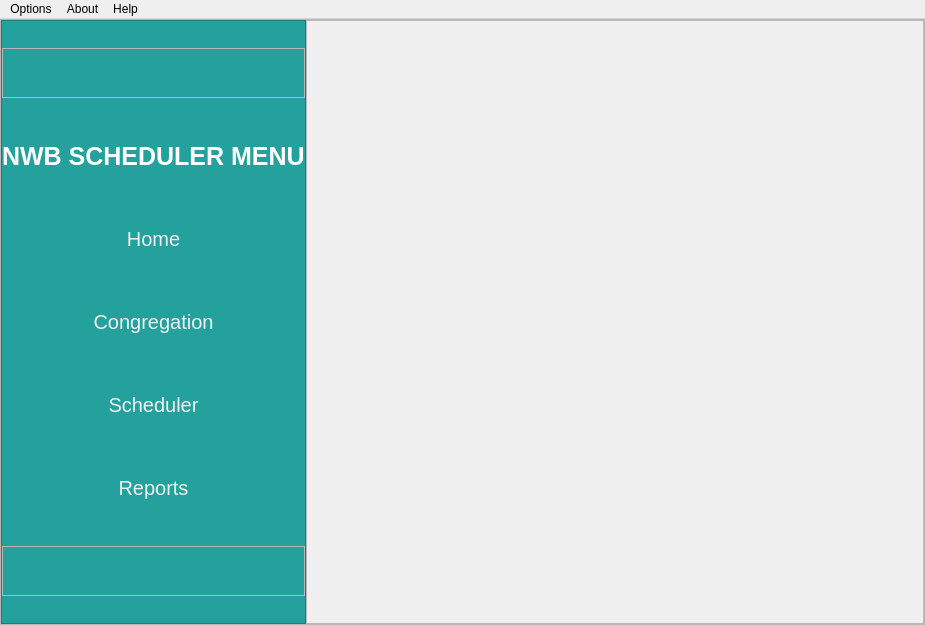
<?xml version="1.0" encoding="UTF-8"?>
<ui version="4.0">
 <class>MainWindow</class>
 <widget class="QMainWindow" name="MainWindow">
  <property name="geometry">
   <rect>
    <x>0</x>
    <y>0</y>
    <width>925</width>
    <height>625</height>
   </rect>
  </property>
  <property name="windowTitle">
   <string>MainWindow</string>
  </property>
  <widget class="QWidget" name="centralwidget">
   <layout class="QVBoxLayout" name="verticalLayout">
    <property name="leftMargin">
     <number>0</number>
    </property>
    <property name="topMargin">
     <number>0</number>
    </property>
    <property name="rightMargin">
     <number>0</number>
    </property>
    <property name="bottomMargin">
     <number>0</number>
    </property>
    <item>
     <widget class="QFrame" name="frame">
      <property name="frameShape">
       <enum>QFrame::StyledPanel</enum>
      </property>
      <property name="frameShadow">
       <enum>QFrame::Raised</enum>
      </property>
      <layout class="QHBoxLayout" name="horizontalLayout">
       <property name="spacing">
        <number>0</number>
       </property>
       <property name="leftMargin">
        <number>0</number>
       </property>
       <property name="topMargin">
        <number>0</number>
       </property>
       <property name="rightMargin">
        <number>0</number>
       </property>
       <property name="bottomMargin">
        <number>0</number>
       </property>
       <item>
        <widget class="QFrame" name="navbar_frame">
         <property name="minimumSize">
          <size>
           <width>100</width>
           <height>0</height>
          </size>
         </property>
         <property name="maximumSize">
          <size>
           <width>350</width>
           <height>16777215</height>
          </size>
         </property>
         <property name="styleSheet">
          <string notr="true">#navbar_frame {
background-color: #24A19C;
}

QPushButton {
border: none;
font-size: 20px;
color: #F0F0F0;
}

QPushButton:hover {
background-color: rgba(228, 228, 228, 0.28);
}</string>
         </property>
         <property name="frameShape">
          <enum>QFrame::StyledPanel</enum>
         </property>
         <property name="frameShadow">
          <enum>QFrame::Raised</enum>
         </property>
         <layout class="QVBoxLayout" name="verticalLayout_2">
          <property name="spacing">
           <number>6</number>
          </property>
          <property name="leftMargin">
           <number>0</number>
          </property>
          <property name="topMargin">
           <number>0</number>
          </property>
          <property name="rightMargin">
           <number>0</number>
          </property>
          <property name="bottomMargin">
           <number>0</number>
          </property>
          <item>
           <widget class="QFrame" name="frame_3">
            <property name="maximumSize">
             <size>
              <width>16777215</width>
              <height>50</height>
             </size>
            </property>
            <property name="frameShape">
             <enum>QFrame::StyledPanel</enum>
            </property>
            <property name="frameShadow">
             <enum>QFrame::Raised</enum>
            </property>
           </widget>
          </item>
          <item alignment="Qt::AlignHCenter">
           <widget class="QLabel" name="label">
            <property name="maximumSize">
             <size>
              <width>16777215</width>
              <height>50</height>
             </size>
            </property>
            <property name="styleSheet">
             <string notr="true">font-size: 25px;
color: rgb(255, 255, 255);
font-weight: bold;</string>
            </property>
            <property name="text">
             <string>NWB SCHEDULER MENU</string>
            </property>
           </widget>
          </item>
          <item>
           <widget class="QPushButton" name="home_button">
            <property name="minimumSize">
             <size>
              <width>0</width>
              <height>50</height>
             </size>
            </property>
            <property name="text">
             <string>Home</string>
            </property>
           </widget>
          </item>
          <item>
           <widget class="QPushButton" name="congregation_button">
            <property name="minimumSize">
             <size>
              <width>0</width>
              <height>50</height>
             </size>
            </property>
            <property name="text">
             <string>Congregation</string>
            </property>
           </widget>
          </item>
          <item>
           <widget class="QPushButton" name="scheduler_button">
            <property name="minimumSize">
             <size>
              <width>0</width>
              <height>50</height>
             </size>
            </property>
            <property name="text">
             <string>Scheduler</string>
            </property>
           </widget>
          </item>
          <item>
           <widget class="QPushButton" name="reports_button">
            <property name="minimumSize">
             <size>
              <width>0</width>
              <height>50</height>
             </size>
            </property>
            <property name="text">
             <string>Reports</string>
            </property>
           </widget>
          </item>
          <item>
           <widget class="QFrame" name="frame_2">
            <property name="maximumSize">
             <size>
              <width>16777215</width>
              <height>50</height>
             </size>
            </property>
            <property name="frameShape">
             <enum>QFrame::StyledPanel</enum>
            </property>
            <property name="frameShadow">
             <enum>QFrame::Raised</enum>
            </property>
           </widget>
          </item>
         </layout>
        </widget>
       </item>
       <item>
        <widget class="QFrame" name="main_frame">
         <property name="styleSheet">
          <string notr="true">background-color: #F0F0F0;</string>
         </property>
         <property name="frameShape">
          <enum>QFrame::StyledPanel</enum>
         </property>
         <property name="frameShadow">
          <enum>QFrame::Raised</enum>
         </property>
         <layout class="QVBoxLayout" name="verticalLayout_3">
          <item>
           <widget class="QScrollArea" name="scrollArea">
            <property name="styleSheet">
             <string notr="true">QScrollArea {
border: none;
}</string>
            </property>
            <property name="widgetResizable">
             <bool>true</bool>
            </property>
            <widget class="QWidget" name="scroll_area">
             <property name="geometry">
              <rect>
               <x>0</x>
               <y>0</y>
               <width>600</width>
               <height>582</height>
              </rect>
             </property>
             <layout class="QVBoxLayout" name="verticalLayout_5">
              <property name="spacing">
               <number>0</number>
              </property>
              <property name="leftMargin">
               <number>0</number>
              </property>
              <property name="topMargin">
               <number>0</number>
              </property>
              <property name="rightMargin">
               <number>0</number>
              </property>
              <property name="bottomMargin">
               <number>0</number>
              </property>
              <item>
               <widget class="QWidget" name="clone_widget" native="true">
                <layout class="QVBoxLayout" name="verticalLayout_4"/>
               </widget>
              </item>
             </layout>
            </widget>
           </widget>
          </item>
         </layout>
        </widget>
       </item>
      </layout>
     </widget>
    </item>
   </layout>
  </widget>
  <widget class="QMenuBar" name="menubar">
   <property name="geometry">
    <rect>
     <x>0</x>
     <y>0</y>
     <width>925</width>
     <height>21</height>
    </rect>
   </property>
   <widget class="QMenu" name="menuAbout">
    <property name="title">
     <string>Options</string>
    </property>
    <addaction name="actionApperance"/>
    <addaction name="actionCheck_For_Updates"/>
   </widget>
   <widget class="QMenu" name="menuAbout_2">
    <property name="title">
     <string>About</string>
    </property>
    <addaction name="actionTerms_and_Conditions"/>
   </widget>
   <widget class="QMenu" name="menuHelp">
    <property name="title">
     <string>Help</string>
    </property>
    <addaction name="actionContact_Me"/>
   </widget>
   <addaction name="menuAbout"/>
   <addaction name="menuAbout_2"/>
   <addaction name="menuHelp"/>
  </widget>
  <action name="actionApperance">
   <property name="text">
    <string>Apperance </string>
   </property>
  </action>
  <action name="actionTerms_and_Conditions">
   <property name="text">
    <string>Terms and Conditions</string>
   </property>
  </action>
  <action name="actionContact_Me">
   <property name="text">
    <string>Contact Me</string>
   </property>
  </action>
  <action name="actionCheck_For_Updates">
   <property name="text">
    <string>Check For Updates</string>
   </property>
  </action>
 </widget>
 <resources/>
 <connections/>
</ui>
